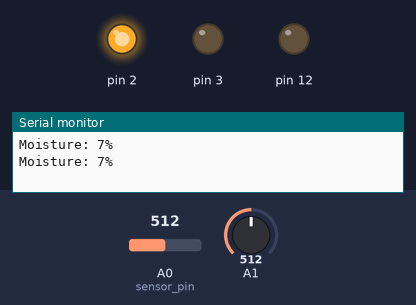
A sketch run on a simulated Arduino Uno, built with avr-gcc and run on an emulated ATmega328P. Shown: output pins drawn as LEDs (lit = HIGH), the last lines printed to the serial monitor. The inputs (shaded band) are chosen by the test bench; at power-on: A0 (sensor_pin) = 512, A1 = 512.

Above: at 4.8 s.
4.9 s: A0 (sensor_pin) set to 450
12.2 s: A0 (sensor_pin) set to 428
At 20.2 s:
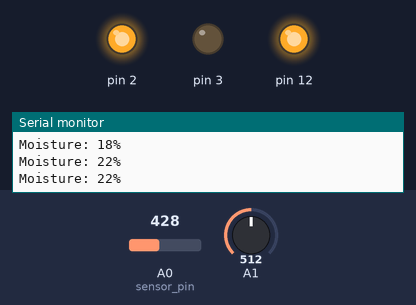
20.5 s: A0 (sensor_pin) set to 511
At 27.7 s:
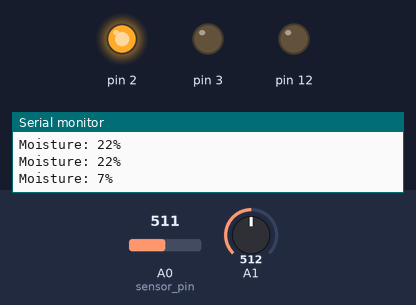
28.5 s: A0 (sensor_pin) set to 306
At 36.3 s:
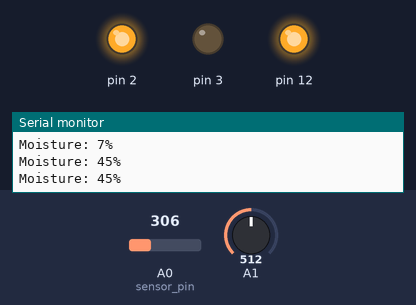
Timing chart, 0 to 37.5 s (numbered marks = the images above; inputs shaded):
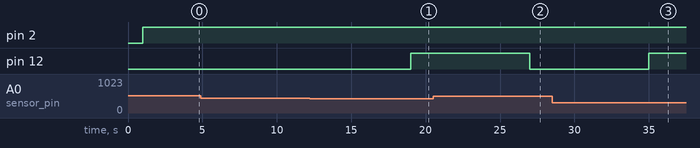

The sketch:

arduino_moisture_monitor.ino
```cpp
int sensor_pin = A0;
int output_value;
int celcius = 0;

void setup() {
  pinMode(12, OUTPUT);
  pinMode(2, OUTPUT);
  pinMode(3, OUTPUT);
  Serial.begin(9600);
}

void loop() {
  output_value = analogRead(sensor_pin);
  output_value = map(output_value, 550, 10, 0, 100);  // Soil moisture %
  celcius = map(analogRead(A1), 0, 1023, 30, 70);     // Approx. temperature

  Serial.print("Moisture: ");
  Serial.print(output_value);
  Serial.println("%");

  if (celcius < 30) {
    digitalWrite(2, LOW);
    delay(1000);
    digitalWrite(3, HIGH);
    delay(1000);
  } else {
    digitalWrite(3, LOW);
    delay(1000);
    digitalWrite(2, HIGH);
    delay(1000);
  }

  if (output_value < 20) {
    delay(1000);
    digitalWrite(12, LOW);
  } else {
    delay(1000);
    digitalWrite(12, HIGH);
  }

  delay(1000);
}
```

Measured:
- the behaviour switches between 443 and 442 on A0 (sensor_pin) (found by bisection; images 0 and 1)
- after the input at 12.2 s, pin 12: LOW → HIGH after 6.8 s
- after the input at 20.5 s, pin 12: HIGH → LOW after 6.5 s
- after the input at 28.5 s, pin 12: LOW → HIGH after 6.5 s
